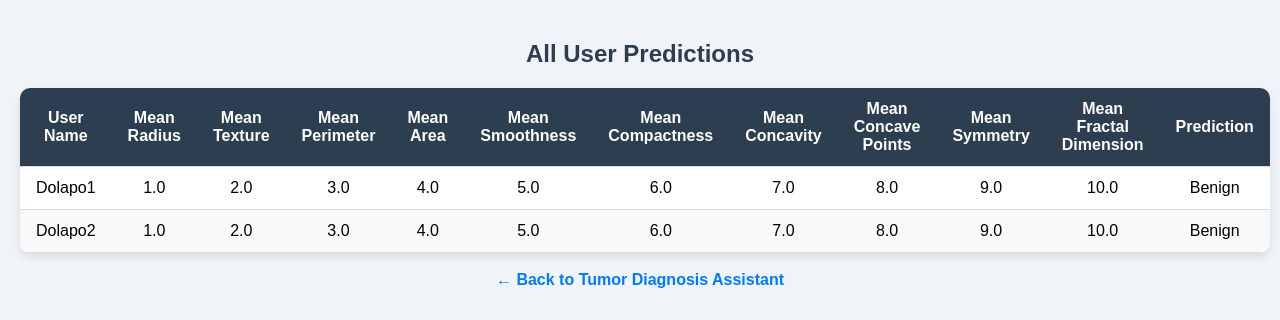
The app's page /output, older data.
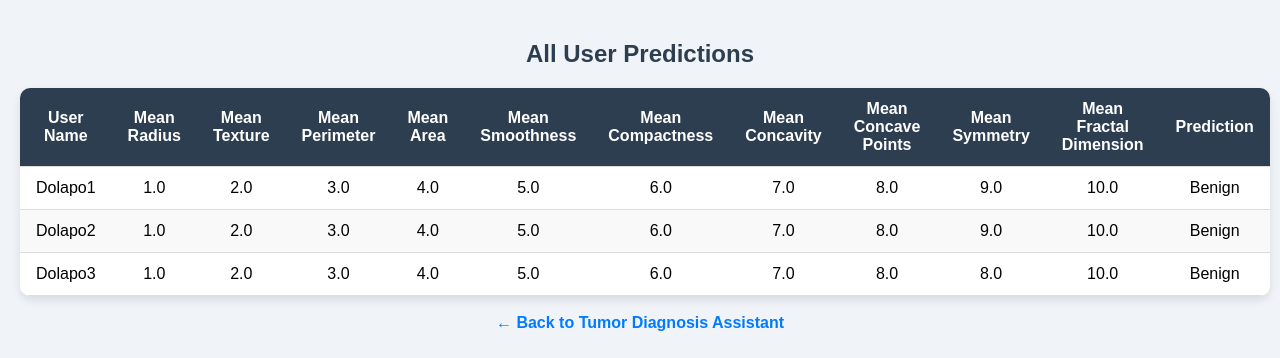
The same page, newer data.
### tables this page shows
CREATE TABLE predictions (
            id INTEGER PRIMARY KEY AUTOINCREMENT,
            user_name TEXT,
            mean_radius REAL,
            mean_texture REAL,
            mean_perimeter REAL,
            mean_area REAL,
            mean_smoothness REAL,
            mean_compactness REAL,
            mean_concavity REAL,
            mean_concave_points REAL,
            mean_symmetry REAL,
            mean_fractal_dimension REAL,
            prediction TEXT
        );

### app.py (the view)
@app.route('/output')
def output():
    conn = sqlite3.connect('BC.db')
    c = conn.cursor()
    c.execute('''
        SELECT user_name, mean_radius, mean_texture, mean_perimeter, mean_area,
               mean_smoothness, mean_compactness, mean_concavity,
               mean_concave_points, mean_symmetry, mean_fractal_dimension, prediction
        FROM predictions
    ''')
    records = c.fetchall()
    conn.close()
    return render_template('database.html', records=records)

### Templates/database.html (shortened to what this page needs)
<!DOCTYPE html>
<html>
  <head>
    <link rel="stylesheet" href="{{ url_for('static', filename='database.css') }}">
  </head>
  <body>
    <h2>All User Predictions</h2>
    <table>
      <thead>
        <tr>
          <th>User Name</th>
          <th>Mean Radius</th>
          <th>Mean Texture</th>
          <th>Mean Perimeter</th>
          <th>Mean Area</th>
          <th>Mean Smoothness</th>
          <th>Mean Compactness</th>
          <th>Mean Concavity</th>
          <th>Mean Concave Points</th>
          <th>Mean Symmetry</th>
          <th>Mean Fractal Dimension</th>
          <th>Prediction</th>
        </tr>
      </thead>
      <tbody>
        {% for row in records %}
        <tr>
          <td>{{ row[0] }}</td>
          <td>{{ row[1] }}</td>
          <td>{{ row[2] }}</td>
          <td>{{ row[3] }}</td>
          <td>{{ row[4] }}</td>
          <td>{{ row[5] }}</td>
          <td>{{ row[6] }}</td>
          <td>{{ row[7] }}</td>
          <td>{{ row[8] }}</td>
          <td>{{ row[9] }}</td>
          <td>{{ row[10] }}</td>
          <td>{{ row[11] }}</td>
        </tr>
        {% endfor %}
      </tbody>
    </table>
    <br />
    <a href="/">← Back to Tumor Diagnosis Assistant</a>
  </body>
</html>

### static/database.css (style rules this page uses)
body { font-family: Arial, sans-serif; background-color: #f0f4f8; margin: 0; padding: 20px; text-align: center; }
h2 { color: #2c3e50; margin-bottom: 20px; }
table { margin: 0 auto; width: 90%; border-collapse: collapse; box-shadow: 0 4px 8px rgba(0, 0, 0, 0.1); background-color: #ffffff; border-radius: 10px; overflow: hidden; }
th, td { padding: 12px 16px; text-align: center; border-bottom: 1px solid #ddd; }
th { background-color: #2c3e50; color: white; }
tr:nth-child(even) { background-color: #f9f9f9; }
a { color: #007bff; text-decoration: none; font-weight: bold; }

Row changes from the older to the newer data that the page shows:
added predictions: user_name "Dolapo3", mean_radius "1.0", mean_texture "2.0", mean_perimeter "3.0", mean_area "4.0", mean_smoothness "5.0", mean_compactness "6.0", mean_concavity "7.0", mean_concave_points "8.0", mean_symmetry "8.0", mean_fractal_dimension "10.0", prediction "Benign"
